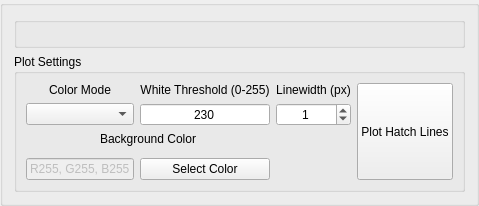
           <widget class="QGroupBox" name="groupBox_3">
            <property name="title">
             <string/>
            </property>
            <layout class="QGridLayout" name="gridLayout_11" rowstretch="1,0">
             <item row="0" column="0">
              <widget class="QGroupBox" name="plot_canvas">
               <property name="title">
                <string/>
               </property>
               <property name="alignment">
                <set>Qt::AlignCenter</set>
               </property>
               <layout class="QVBoxLayout" name="verticalLayout_3"/>
              </widget>
             </item>
             <item row="1" column="0">
              <widget class="QGroupBox" name="plot_settings_frame">
               <property name="title">
                <string>Plot Settings</string>
               </property>
               <layout class="QGridLayout" name="gridLayout_16">
                <item row="0" column="4" rowspan="5">
                 <widget class="QPushButton" name="plot_hatch_button">
                  <property name="sizePolicy">
                   <sizepolicy hsizetype="Minimum" vsizetype="Expanding">
                    <horstretch>0</horstretch>
                    <verstretch>0</verstretch>
                   </sizepolicy>
                  </property>
                  <property name="text">
                   <string>Plot Hatch Lines</string>
                  </property>
                 </widget>
                </item>
                <item row="1" column="0">
                 <widget class="QComboBox" name="color_mode_plotting_combobox"/>
                </item>
                <item row="0" column="0">
                 <widget class="QLabel" name="color_mode_plotting_label">
                  <property name="text">
                   <string>Color Mode</string>
                  </property>
                  <property name="alignment">
                   <set>Qt::AlignCenter</set>
                  </property>
                 </widget>
                </item>
                <item row="0" column="1">
                 <widget class="QLabel" name="white_threshold_plotting_label">
                  <property name="text">
                   <string>White Threshold (0-255)</string>
                  </property>
                  <property name="alignment">
                   <set>Qt::AlignCenter</set>
                  </property>
                 </widget>
                </item>
                <item row="0" column="2">
                 <widget class="QLabel" name="plot_linewidth_label">
                  <property name="sizePolicy">
                   <sizepolicy hsizetype="Preferred" vsizetype="Preferred">
                    <horstretch>0</horstretch>
                    <verstretch>0</verstretch>
                   </sizepolicy>
                  </property>
                  <property name="text">
                   <string>Linewidth (px)</string>
                  </property>
                  <property name="alignment">
                   <set>Qt::AlignCenter</set>
                  </property>
                 </widget>
                </item>
                <item row="1" column="1">
                 <widget class="QSpinBox" name="white_threshold_plotting_spinbox">
                  <property name="alignment">
                   <set>Qt::AlignCenter</set>
                  </property>
                  <property name="buttonSymbols">
                   <enum>QAbstractSpinBox::NoButtons</enum>
                  </property>
                  <property name="maximum">
                   <number>255</number>
                  </property>
                  <property name="value">
                   <number>230</number>
                  </property>
                 </widget>
                </item>
                <item row="1" column="2">
                 <widget class="QDoubleSpinBox" name="plot_linewidth_spinbox">
                  <property name="alignment">
                   <set>Qt::AlignCenter</set>
                  </property>
                  <property name="buttonSymbols">
                   <enum>QAbstractSpinBox::UpDownArrows</enum>
                  </property>
                  <property name="decimals">
                   <number>0</number>
                  </property>
                  <property name="minimum">
                   <double>0.000000000000000</double>
                  </property>
                  <property name="maximum">
                   <double>100.000000000000000</double>
                  </property>
                  <property name="value">
                   <double>1.000000000000000</double>
                  </property>
                 </widget>
                </item>
                <item row="4" column="1">
                 <widget class="QPushButton" name="plot_background_color_button">
                  <property name="text">
                   <string>Select Color</string>
                  </property>
                 </widget>
                </item>
                <item row="4" column="0">
                 <widget class="QLineEdit" name="plot_background_color_edit">
                  <property name="enabled">
                   <bool>false</bool>
                  </property>
                  <property name="sizePolicy">
                   <sizepolicy hsizetype="Preferred" vsizetype="Fixed">
                    <horstretch>0</horstretch>
                    <verstretch>0</verstretch>
                   </sizepolicy>
                  </property>
                  <property name="maximumSize">
                   <size>
                    <width>160000</width>
                    <height>16777215</height>
                   </size>
                  </property>
                  <property name="text">
                   <string>R255, G255, B255</string>
                  </property>
                  <property name="alignment">
                   <set>Qt::AlignCenter</set>
                  </property>
                 </widget>
                </item>
                <item row="2" column="0" colspan="2">
                 <widget class="QLabel" name="plot_background_color_label">
                  <property name="text">
                   <string>Background Color</string>
                  </property>
                  <property name="alignment">
                   <set>Qt::AlignCenter</set>
                  </property>
                 </widget>
                </item>
               </layout>
              </widget>
             </item>
            </layout>
           </widget>
